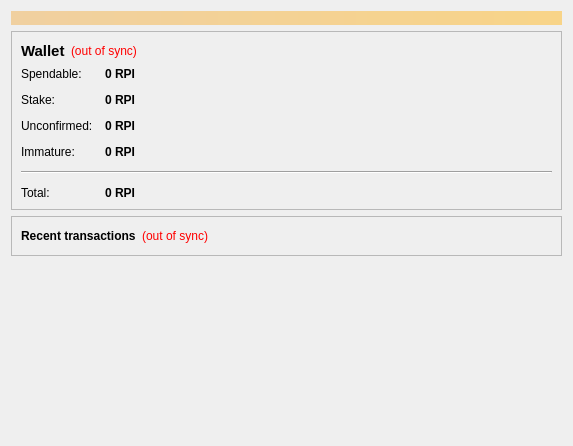
<?xml version="1.0" encoding="UTF-8"?>
<ui version="4.0">
 <class>OverviewPage</class>
 <widget class="QWidget" name="OverviewPage">
  <property name="geometry">
   <rect>
    <x>0</x>
    <y>0</y>
    <width>573</width>
    <height>446</height>
   </rect>
  </property>
  <property name="windowTitle">
   <string>Form</string>
  </property>
  <layout class="QVBoxLayout" name="verticalLayout_2">
   <item>
    <widget class="QLabel" name="labelAlerts">
     <property name="visible">
      <bool>true</bool>
     </property>
     <property name="styleSheet">
      <string notr="true">background-color: qlineargradient(x1: 0, y1: 0, x2: 1, y2: 0, stop:0 #F0D0A0, stop:1 #F8D488);  color:#000000
</string>
     </property>
     <property name="wordWrap">
      <bool>true</bool>
     </property>
     <property name="margin">
      <number>3</number>
     </property>
    </widget>
   </item>
   <item>
    <widget class="QFrame" name="frame">
     <property name="frameShape">
      <enum>QFrame::StyledPanel</enum>
     </property>
     <property name="frameShadow">
      <enum>QFrame::Raised</enum>
     </property>
     <layout class="QVBoxLayout" name="verticalLayout_4">
      <item>
       <layout class="QHBoxLayout" name="horizontalLayout_4">
        <item>
         <widget class="QLabel" name="label_5">
          <property name="font">
           <font>
            <pointsize>11</pointsize>
            <weight>75</weight>
            <bold>true</bold>
           </font>
          </property>
          <property name="text">
           <string>Wallet</string>
          </property>
         </widget>
        </item>
        <item>
         <widget class="QLabel" name="labelWalletStatus">
          <property name="toolTip">
           <string>The displayed information may be out of date. Your wallet automatically synchronizes with the Rpicoin network after a connection is established, but this process has not completed yet.</string>
          </property>
          <property name="styleSheet">
           <string notr="true">QLabel { color: red; }</string>
          </property>
          <property name="text">
           <string notr="true">(out of sync)</string>
          </property>
          <property name="alignment">
           <set>Qt::AlignLeading|Qt::AlignLeft|Qt::AlignVCenter</set>
          </property>
         </widget>
        </item>
        <item>
         <spacer name="horizontalSpacer_2">
          <property name="orientation">
           <enum>Qt::Horizontal</enum>
          </property>
          <property name="sizeHint" stdset="0">
           <size>
            <width>40</width>
            <height>20</height>
           </size>
          </property>
         </spacer>
        </item>
       </layout>
      </item>
      <item>
       <layout class="QFormLayout" name="formLayout_2">
        <property name="fieldGrowthPolicy">
         <enum>QFormLayout::AllNonFixedFieldsGrow</enum>
        </property>
        <property name="horizontalSpacing">
         <number>12</number>
        </property>
        <property name="verticalSpacing">
         <number>12</number>
        </property>
        <item row="0" column="0">
         <widget class="QLabel" name="label">
          <property name="font">
           <font>
            <pointsize>9</pointsize>
           </font>
          </property>
          <property name="text">
           <string>Spendable:</string>
          </property>
         </widget>
        </item>
        <item row="0" column="1">
         <widget class="QLabel" name="labelBalance">
          <property name="font">
           <font>
            <pointsize>9</pointsize>
            <weight>75</weight>
            <bold>true</bold>
           </font>
          </property>
          <property name="cursor">
           <cursorShape>IBeamCursor</cursorShape>
          </property>
          <property name="toolTip">
           <string>Your current spendable balance</string>
          </property>
          <property name="text">
           <string notr="true">0 RPI</string>
          </property>
          <property name="textInteractionFlags">
           <set>Qt::LinksAccessibleByMouse|Qt::TextSelectableByKeyboard|Qt::TextSelectableByMouse</set>
          </property>
         </widget>
        </item>
        <item row="1" column="0">
         <widget class="QLabel" name="label_6">
          <property name="font">
           <font>
            <pointsize>9</pointsize>
           </font>
          </property>
          <property name="text">
           <string>Stake:</string>
          </property>
         </widget>
        </item>
        <item row="1" column="1">
         <widget class="QLabel" name="labelStake">
          <property name="font">
           <font>
            <pointsize>9</pointsize>
            <weight>75</weight>
            <bold>true</bold>
           </font>
          </property>
          <property name="cursor">
           <cursorShape>IBeamCursor</cursorShape>
          </property>
          <property name="toolTip">
           <string>Total of coins that was staked, and do not yet count toward the current balance</string>
          </property>
          <property name="text">
           <string notr="true">0 RPI</string>
          </property>
          <property name="textInteractionFlags">
           <set>Qt::LinksAccessibleByMouse|Qt::TextSelectableByKeyboard|Qt::TextSelectableByMouse</set>
          </property>
         </widget>
        </item>
        <item row="2" column="0">
         <widget class="QLabel" name="label_3">
          <property name="font">
           <font>
            <pointsize>9</pointsize>
           </font>
          </property>
          <property name="text">
           <string>Unconfirmed:</string>
          </property>
         </widget>
        </item>
        <item row="2" column="1">
         <widget class="QLabel" name="labelUnconfirmed">
          <property name="font">
           <font>
            <pointsize>9</pointsize>
            <weight>75</weight>
            <bold>true</bold>
           </font>
          </property>
          <property name="cursor">
           <cursorShape>IBeamCursor</cursorShape>
          </property>
          <property name="toolTip">
           <string>Total of transactions that have yet to be confirmed, and do not yet count toward the current balance</string>
          </property>
          <property name="text">
           <string notr="true">0 RPI</string>
          </property>
          <property name="textInteractionFlags">
           <set>Qt::LinksAccessibleByMouse|Qt::TextSelectableByKeyboard|Qt::TextSelectableByMouse</set>
          </property>
         </widget>
        </item>
        <item row="3" column="0">
         <widget class="QLabel" name="labelImmatureText">
          <property name="font">
           <font>
            <pointsize>9</pointsize>
           </font>
          </property>
          <property name="text">
           <string>Immature:</string>
          </property>
         </widget>
        </item>
        <item row="3" column="1">
         <widget class="QLabel" name="labelImmature">
          <property name="font">
           <font>
            <pointsize>9</pointsize>
            <weight>75</weight>
            <bold>true</bold>
           </font>
          </property>
          <property name="toolTip">
           <string>Mined balance that has not yet matured</string>
          </property>
          <property name="text">
           <string notr="true">0 RPI</string>
          </property>
          <property name="textInteractionFlags">
           <set>Qt::LinksAccessibleByMouse|Qt::TextSelectableByKeyboard|Qt::TextSelectableByMouse</set>
          </property>
         </widget>
        </item>
        <item row="4" column="0" colspan="2">
         <widget class="Line" name="line">
          <property name="orientation">
           <enum>Qt::Horizontal</enum>
          </property>
         </widget>
        </item>
        <item row="5" column="0">
         <widget class="QLabel" name="labelTotalText">
          <property name="text">
           <string>Total:</string>
          </property>
         </widget>
        </item>
        <item row="5" column="1">
         <widget class="QLabel" name="labelTotal">
          <property name="font">
           <font>
            <pointsize>9</pointsize>
            <weight>75</weight>
            <bold>true</bold>
           </font>
          </property>
          <property name="cursor">
           <cursorShape>IBeamCursor</cursorShape>
          </property>
          <property name="toolTip">
           <string>Your current total balance</string>
          </property>
          <property name="text">
           <string notr="true">0 RPI</string>
          </property>
          <property name="textInteractionFlags">
           <set>Qt::LinksAccessibleByMouse|Qt::TextSelectableByKeyboard|Qt::TextSelectableByMouse</set>
          </property>
         </widget>
        </item>
       </layout>
      </item>
     </layout>
    </widget>
   </item>
   <item>
    <widget class="QFrame" name="frame_2">
     <property name="frameShape">
      <enum>QFrame::StyledPanel</enum>
     </property>
     <property name="frameShadow">
      <enum>QFrame::Raised</enum>
     </property>
     <layout class="QVBoxLayout" name="verticalLayout">
      <item>
       <layout class="QHBoxLayout" name="horizontalLayout_2">
        <item>
         <widget class="QLabel" name="label_4">
          <property name="text">
           <string>&lt;b&gt;Recent transactions&lt;/b&gt;</string>
          </property>
         </widget>
        </item>
        <item>
         <widget class="QLabel" name="labelTransactionsStatus">
          <property name="toolTip">
           <string>The displayed information may be out of date. Your wallet automatically synchronizes with the Rpicoin network after a connection is established, but this process has not completed yet.</string>
          </property>
          <property name="styleSheet">
           <string notr="true">QLabel { color: red; }</string>
          </property>
          <property name="text">
           <string notr="true">(out of sync)</string>
          </property>
          <property name="alignment">
           <set>Qt::AlignRight|Qt::AlignTrailing|Qt::AlignVCenter</set>
          </property>
         </widget>
        </item>
        <item>
         <spacer name="horizontalSpacer">
          <property name="orientation">
           <enum>Qt::Horizontal</enum>
          </property>
          <property name="sizeHint" stdset="0">
           <size>
            <width>40</width>
            <height>20</height>
           </size>
          </property>
         </spacer>
        </item>
       </layout>
      </item>
     </layout>
    </widget>
   </item>
   <item>
    <widget class="QListView" name="listTransactions">
     <property name="sizePolicy">
      <sizepolicy hsizetype="Expanding" vsizetype="Expanding">
       <horstretch>0</horstretch>
       <verstretch>3</verstretch>
      </sizepolicy>
     </property>
     <property name="font">
      <font>
       <pointsize>11</pointsize>
      </font>
     </property>
     <property name="styleSheet">
      <string notr="true">QListView { background: transparent; }</string>
     </property>
     <property name="frameShape">
      <enum>QFrame::NoFrame</enum>
     </property>
     <property name="verticalScrollBarPolicy">
      <enum>Qt::ScrollBarAlwaysOff</enum>
     </property>
     <property name="horizontalScrollBarPolicy">
      <enum>Qt::ScrollBarAlwaysOff</enum>
     </property>
     <property name="selectionMode">
      <enum>QAbstractItemView::NoSelection</enum>
     </property>
    </widget>
   </item>
   <item>
    <spacer name="verticalSpacer">
     <property name="orientation">
      <enum>Qt::Vertical</enum>
     </property>
     <property name="sizeHint" stdset="0">
      <size>
       <width>550</width>
       <height>13</height>
      </size>
     </property>
    </spacer>
   </item>
  </layout>
 </widget>
 <resources/>
 <connections/>
</ui>
